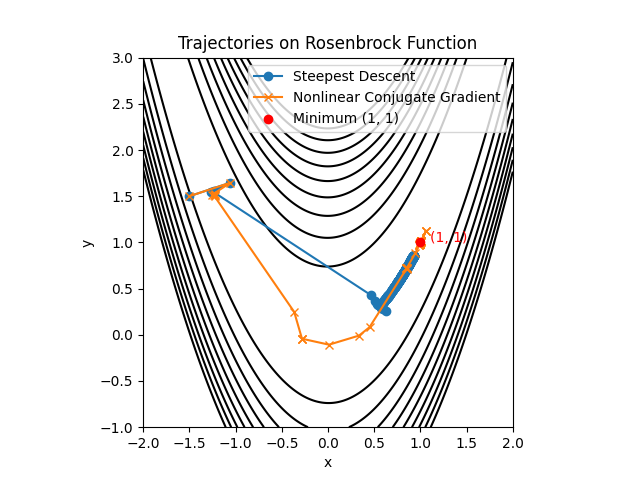

Source code (Python):
import numpy as np
import matplotlib.pyplot as plt

# Rosenbrock関数と勾配
def f(x):
    return 100 * (x[1] - x[0]**2)**2 + (1 - x[0])**2

def grad(x):
    return np.array([
        -400 * x[0] * (x[1] - x[0]**2) - 2 * (1 - x[0]),
         200 * (x[1] - x[0]**2)
    ])

# Armijo のバックトラック線形探索
def line_search(x, p):
    t = 1.0
    c = 1e-4
    rho = 0.5
    fx = f(x)
    gx = grad(x)
    while f(x + t * p) > fx + c * t * np.dot(gx, p):
        t *= rho
    return t

# 最急降下法 (Armijo)
def steepest_descent(x0, max_iter=50):
    xs = [x0.copy()]
    x = x0.copy()
    for _ in range(max_iter):
        p = -grad(x)
        alpha = line_search(x, p)
        x = x + alpha * p
        xs.append(x.copy())
    return np.array(xs)

# 非線形共役勾配法 (Fletcher–Reeves + Armijo)
def nonlinear_cg(x0, max_iter=50):
    xs = [x0.copy()]
    x = x0.copy()
    g = grad(x)
    p = -g
    for _ in range(max_iter):
        alpha = line_search(x, p)
        x = x + alpha * p
        g_new = grad(x)
        beta = np.dot(g_new, g_new) / np.dot(g, g)
        p = -g_new + beta * p
        g = g_new
        xs.append(x.copy())
    return np.array(xs)

# 初期点
x0 = np.array([-1.5, 1.5])
sd_path = steepest_descent(x0, max_iter=1000)  # イテレーション回数を1000回に設定
cg_path = nonlinear_cg(x0)

# 等高線描画用グリッド
xs = np.linspace(-2, 2, 400)
ys = np.linspace(-1, 3, 400)
X, Y = np.meshgrid(xs, ys)
Z = 100 * (Y - X**2)**2 + (1 - X)**2

# プロット
plt.figure()
# 等高線を内側に書くために、levels を Z の低い値に集中させる
plt.contour(X, Y, Z, levels=np.linspace(0, 500, 10), colors='black')  # 内側の等高線を強調
plt.plot(sd_path[:,0], sd_path[:,1], marker='o', label='Steepest Descent')
plt.plot(cg_path[:,0], cg_path[:,1], marker='x', label='Nonlinear Conjugate Gradient')
plt.scatter(1, 1, color='red', label='Minimum (1, 1)', zorder=5)
plt.text(1.1, 1, '(1, 1)', color='red')
plt.title('Trajectories on Rosenbrock Function')
plt.xlabel('x')
plt.ylabel('y')
plt.legend()
plt.gca().set_aspect('equal')
plt.savefig('conjugate_gradient.png')
plt.show()